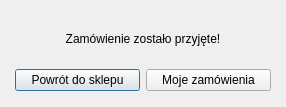
<?xml version="1.0" encoding="UTF-8"?>
<ui version="4.0">
 <class>Po_zamowieniu</class>
 <widget class="QDialog" name="Po_zamowieniu">
  <property name="geometry">
   <rect>
    <x>0</x>
    <y>0</y>
    <width>286</width>
    <height>107</height>
   </rect>
  </property>
  <property name="sizePolicy">
   <sizepolicy hsizetype="Expanding" vsizetype="Expanding">
    <horstretch>0</horstretch>
    <verstretch>0</verstretch>
   </sizepolicy>
  </property>
  <property name="minimumSize">
   <size>
    <width>286</width>
    <height>107</height>
   </size>
  </property>
  <property name="maximumSize">
   <size>
    <width>286</width>
    <height>107</height>
   </size>
  </property>
  <property name="windowTitle">
   <string>Dialog</string>
  </property>
  <widget class="QWidget" name="">
   <property name="geometry">
    <rect>
     <x>15</x>
     <y>15</y>
     <width>256</width>
     <height>76</height>
    </rect>
   </property>
   <layout class="QVBoxLayout" name="verticalLayout">
    <item>
     <widget class="QLabel" name="label">
      <property name="text">
       <string>Zamówienie zostało przyjęte!</string>
      </property>
      <property name="alignment">
       <set>Qt::AlignCenter</set>
      </property>
     </widget>
    </item>
    <item>
     <layout class="QHBoxLayout" name="horizontalLayout">
      <item>
       <widget class="QPushButton" name="powrot">
        <property name="text">
         <string>Powrót do sklepu</string>
        </property>
       </widget>
      </item>
      <item>
       <widget class="QPushButton" name="m_zamowienia">
        <property name="text">
         <string>Moje zamówienia</string>
        </property>
       </widget>
      </item>
     </layout>
    </item>
   </layout>
  </widget>
 </widget>
 <resources/>
 <connections/>
</ui>
